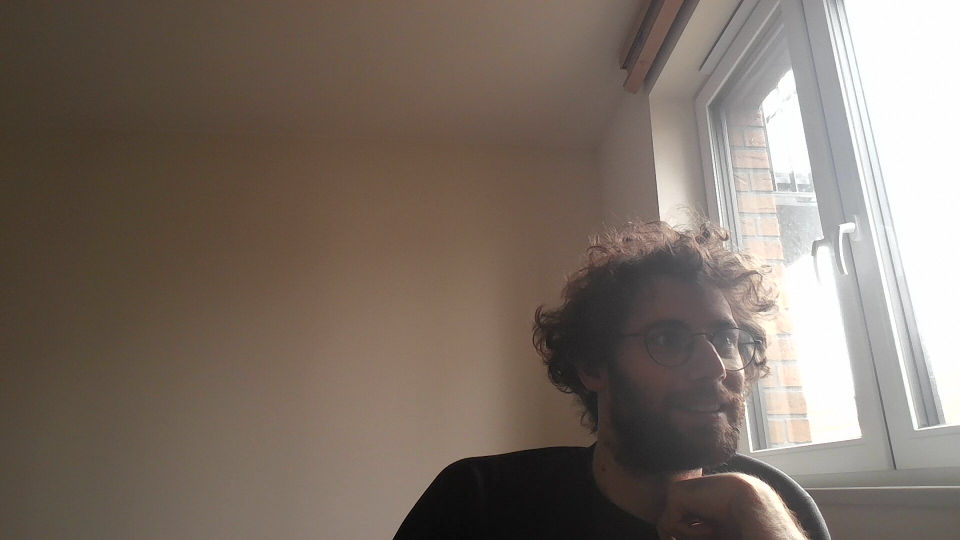
#> input picture applications/person_recognition/pictures/demo_picture.jpeg, 1920 x 1080 px (shown at 1/2 size)
$ python embed_test_images.py
#> lines starting #> are read from the running program, lines starting #| are printed output that depends on the picture
#!/usr/bin/env python3
"""
Copyright (c) 2026 Nordic Semiconductor
SPDX-License-Identifier: LicenseRef-Nordic-5-Clause

Converts test pictures to model input format (int8) and emits a C header.
Supports presets (vww, virat) or --axon-header to match a compiled Axon model.
"""
import argparse
import re
import sys
from pathlib import Path

import numpy as np

# Default quantization (tinyml_vww / many int8 models); overridden by --axon-header
INPUT_QUANT_MULT = 133693432
INPUT_QUANT_ROUND = 19
INPUT_QUANT_ZP = -128

# Model presets: (height, width, chans, use_chw)
MODELS = {
    "vww": (96, 96, 3, True),
    "virat": (360, 640, 3, False),
}


# [47 lines left out: function parse_axon_input_from_header, not called in this run]


def load_and_quantize(
    image_path: Path,
    height: int,
    width: int,
    use_chw: bool,
    quant_mult: int,
    quant_round: int,
    quant_zp: int,
    preprocess: str,
) -> np.ndarray:
    """
    preprocess:
      unit01 — float in [0, 1] (typical ImageNet-style int8 models, e.g. tinyml_vww).
      symmetric_m1_1 — (pixel/255)*2 - 1 in [-1, 1], same as machine_learning/mcunet/eval_det.py
        for MCUNet VWW TFLite (input quant scale ~1/127, zp -1).
    """
#> called with height = 96, width = 96, use_chw = True, quant_mult = 133693432, quant_round = 19, quant_zp = -128, preprocess = 'unit01'
    try:
        from PIL import Image
    except ImportError:
        raise RuntimeError("PIL required. Install with: pip install Pillow")
    img = Image.open(image_path)
#> img is the input picture: PIL image 1920x1080 RGB; mean R, G, B 124.9, 113, 103.5
    if img.mode != "RGB":
        img = img.convert("RGB")
    img = img.resize((width, height), Image.Resampling.BILINEAR)
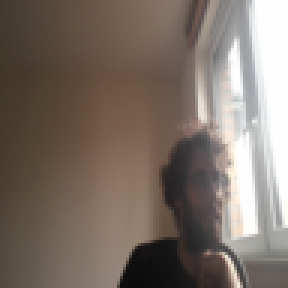
#> img: PIL image 96x96 RGB (shown 3 times larger); mean R, G, B 124.9, 113, 103.5
    x = np.array(img, dtype=np.float32) / 255.0
    if preprocess == "symmetric_m1_1":
        x = x * 2.0 - 1.0
    elif preprocess != "unit01":
        raise ValueError(f"unknown preprocess: {preprocess}")
    q = (x * quant_mult).astype(np.int64)
    q = (q >> quant_round) + quant_zp
    q = np.clip(q, -128, 127).astype(np.int8)
    if use_chw:
        q = np.transpose(q, (2, 0, 1))
    return q


def array_to_c(name: str, arr: np.ndarray) -> str:
    flat = arr.flatten()
    lines = ["static const int8_t " + name + "[" + str(len(flat)) + "] = {"]
    for i in range(0, len(flat), 16):
        chunk = flat[i : i + 16]
        lines.append("  " + ", ".join(str(int(x)) for x in chunk) + ",")
    lines.append("};")
    return "\n".join(lines)


def main() -> int:
    ap = argparse.ArgumentParser(description="Convert test pictures to model input C header")
    ap.add_argument(
        "--axon-header",
        default=None,
        help="Path to nrf_axon_model_*.h (uses input dims + quantization from compiled model)",
    )
    ap.add_argument(
        "--model-symbol",
        default="model_mcunet_vww_320kb",
        help="C symbol after nrf_axon_nn_compiled_model_s (default: model_mcunet_vww_320kb)",
    )
    ap.add_argument(
        "--model",
        choices=list(MODELS.keys()),
        default="vww",
        help="Preset when --axon-header is not set",
    )
    ap.add_argument(
        "--pictures-dir",
        default="pictures",
        help="Directory containing demo_picture.jpeg, demo_2.jpeg, demo_3.jpeg",
    )
    ap.add_argument(
        "--out",
        default="src/generated/test_images.h",
        help="Output header path (default: src/generated/test_images.h)",
    )
    ap.add_argument(
        "--images",
        nargs="+",
        metavar="FILE",
        default=["demo_picture.jpeg", "demo_2.jpeg", "demo_3.jpeg", "image.png"],
        help="JPEG filenames under pictures-dir (default: three demos). "
        "Use e.g. --images demo_picture.jpeg to save flash.",
    )
    ap.add_argument(
        "--preprocess",
        choices=("unit01", "symmetric_m1_1"),
        default="unit01",
        help="Float range before Axon quant: unit01=[0,1]; symmetric_m1_1=[-1,1] (MCUNet eval_det.py). "
        "Use symmetric_m1_1 for mcunet VWW int8 models.",
    )
    args = ap.parse_args()
    root = Path(__file__).resolve().parent.parent
    pics_dir = root / args.pictures_dir
    out_path = root / args.out

    if args.axon_header:
        hdr = Path(args.axon_header)
        if not hdr.is_file():
            print(f"Error: axon header not found: {hdr}", file=sys.stderr)
            return 1
        try:
            spec = parse_axon_input_from_header(hdr, args.model_symbol)
        except ValueError as e:
            print(f"Error: {e}", file=sys.stderr)
            return 1
        height = spec["height"]
        width = spec["width"]
        use_chw = spec["use_chw"]
        qm, qr, qz = spec["quant_mult"], spec["quant_round"], spec["quant_zp"]
    else:
        height, width, _chans, use_chw = MODELS[args.model]
        qm, qr, qz = INPUT_QUANT_MULT, INPUT_QUANT_ROUND, INPUT_QUANT_ZP

    arrays = []
    for filename in args.images:
        path = pics_dir / filename
        if not path.is_file():
            print(f"Error: image not found: {path}", file=sys.stderr)
            return 1
        var_name = Path(filename).stem.replace("-", "_")
        arr = load_and_quantize(path, height, width, use_chw, qm, qr, qz, args.preprocess)
        arrays.append((var_name, arr))
#> pass 2 of the loop in main, `for filename in args.images:`:
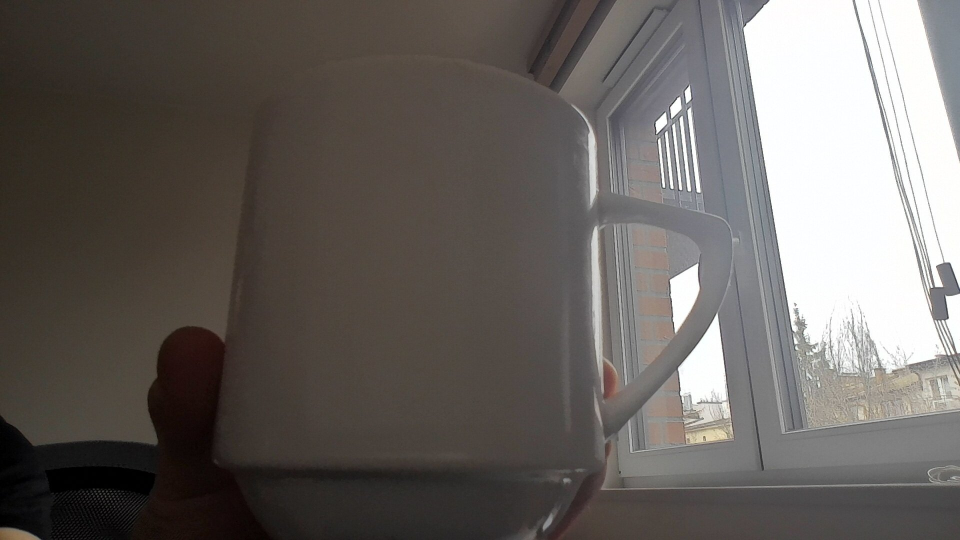
#> input picture applications/person_recognition/pictures/demo_2.jpeg, 1920 x 1080 px (shown at 1/2 size)
#> in load_and_quantize, img is the input picture: PIL image 1920x1080 RGB; mean R, G, B 104.4, 99.5, 95.7
#> in load_and_quantize (call 2), `img = img.resize((width, height), Image.Resampling.BILINEAR)`:
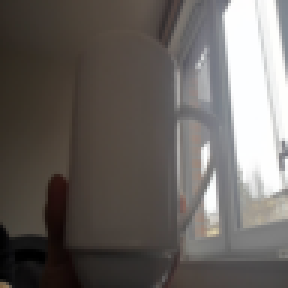
#> img: PIL image 96x96 RGB (shown 3 times larger); mean R, G, B 104.4, 99.5, 95.7
#> pass 3 of the loop in main, `for filename in args.images:`:
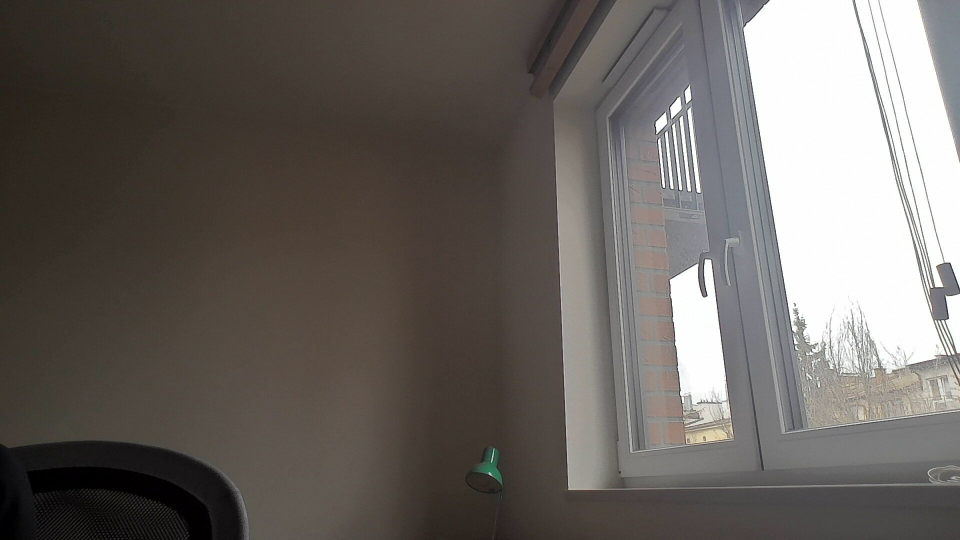
#> input picture applications/person_recognition/pictures/demo_3.jpeg, 1920 x 1080 px (shown at 1/2 size)
#> in load_and_quantize, img is the input picture: PIL image 1920x1080 RGB; mean R, G, B 106.1, 100.9, 96.6
#> in load_and_quantize (call 3), `img = img.resize((width, height), Image.Resampling.BILINEAR)`:
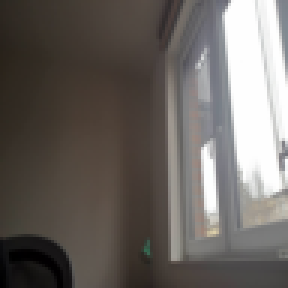
#> img: PIL image 96x96 RGB (shown 3 times larger); mean R, G, B 106.2, 100.9, 96.6
#> the loop made 4 passes; the first 3 are shown

    out_path.parent.mkdir(parents=True, exist_ok=True)
    parts = [
        "/* Auto-generated by scripts/embed_test_images.py */",
        "#ifndef PERSON_RECOGNITION_TEST_IMAGES_H",
        "#define PERSON_RECOGNITION_TEST_IMAGES_H",
        "",
        "#include <stdint.h>",
        "",
        "#define PERSON_RECOGNITION_NUM_TEST_IMAGES " + str(len(arrays)),
        "",
    ]
    for var_name, arr in arrays:
        parts.append(array_to_c("test_image_" + var_name, arr))
        parts.append("")
    parts.append("static const int8_t *const person_recognition_test_inputs[] = {")
    for var_name, _ in arrays:
        parts.append("  test_image_" + var_name + ",")
    parts.append("};")
    parts.append("")
    parts.append('static const char *const person_recognition_test_names[] = {')
    for var_name, _ in arrays:
        parts.append('  "' + var_name + '",')
    parts.append("};")
    parts.append("")
    parts.append("#endif /* PERSON_RECOGNITION_TEST_IMAGES_H */")
    out_path.write_text("\n".join(parts))
    print(f"Wrote {out_path} ({len(arrays)} images)")
    return 0


if __name__ == "__main__":
    sys.exit(main())
#> (the program exits here)
